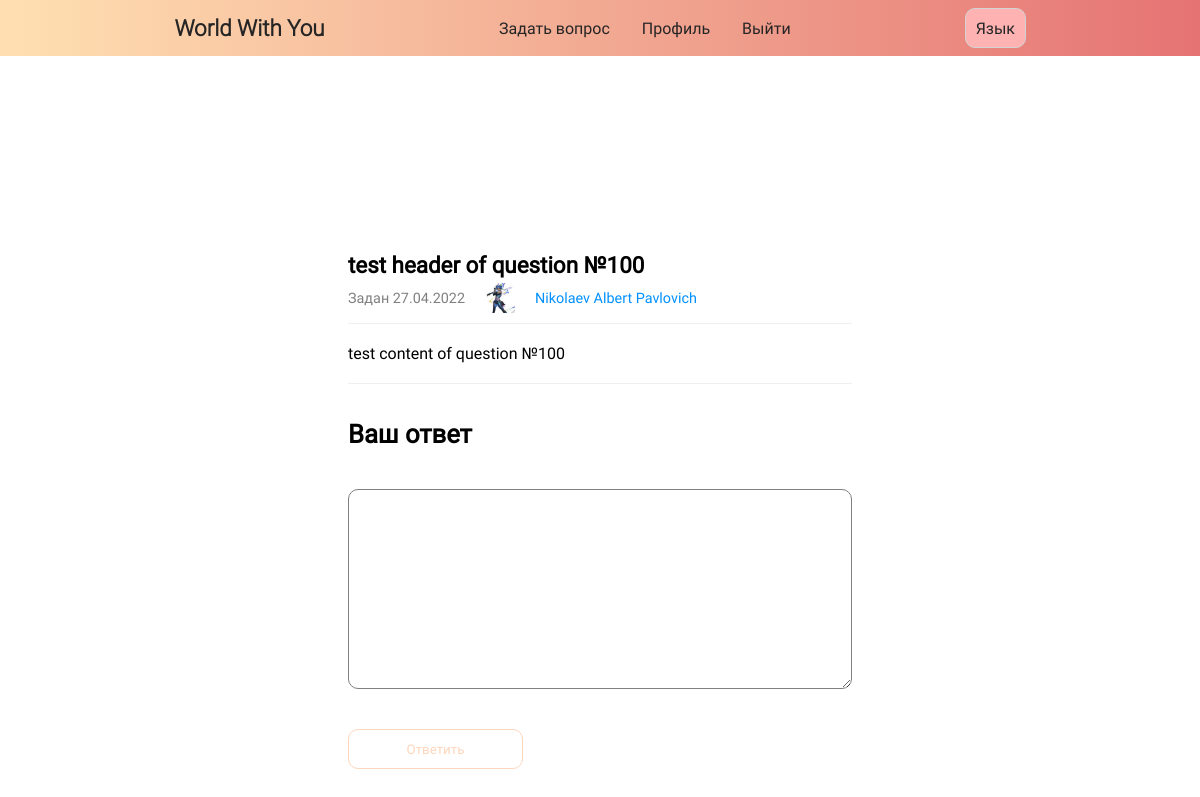
The page /homeforum/RU/100/test header of question №100 (signed in) on the database its author committed.
### data/topics.py (models this page shows)
class Topics(SqlAlchemyBase):
    __tablename__ = 'topics'
    id = sqlalchemy.Column(sqlalchemy.Integer, primary_key=True, autoincrement=True)
    header = sqlalchemy.Column(sqlalchemy.String, nullable=True)
    content = sqlalchemy.Column(sqlalchemy.String, nullable=True)
    created_at = sqlalchemy.Column(sqlalchemy.DateTime, default=datetime.datetime.now)
    user_id = sqlalchemy.Column(sqlalchemy.Integer, sqlalchemy.ForeignKey("users.id"))
    photo_id = sqlalchemy.Column(sqlalchemy.Integer, sqlalchemy.ForeignKey("photos.id"))
    user = orm.relationship('User')
    photos = orm.relationship('Photos')

### views.py (the view)
@login_required
def sometopic(id_topic, name_topic, lang=global_lang_of_site):
    global_lang_of_site = lang
    db_sess = db_session.create_session()
    topic = db_sess.query(Topics).filter(Topics.id == id_topic).first()
    user = work_with_date_users(db_sess.query(User).all())
    return render_template('topic.html', topics=topic, user=user, flag=FLAG,
                           list_lang_site=list_lang_site, lang_now=lang)

### add_to_data.py (called while the page is built)
def work_with_date_users(list_of_ex):
	slovar = {}
	for i in list_of_ex:
		slovar[i.id] = [i.surname, i.name, i.patronymic, i.ava_photo, i.email]
	return slovar

### data/db_session.py (called while the page is built)
def create_session() -> Session:
    global __factory
    return __factory()

### main.py (called while the page is built)
@login_manager.user_loader
def load_user(user_id):
    db_sess = db_session.create_session()
    return db_sess.query(User).get(user_id)

### templates/topic.html (shortened to what this page needs)
{% extends "base.html" %}
{% block links %}
<link rel="stylesheet" href="{{ url_for('static', filename='css/index.css') }}">
<link rel="stylesheet" href="{{ url_for('static', filename='topic.css')}}">
{% endblock %}
{% block content %}
<div class="topic__wrapper">
  <div class="topic__data">
    <span class="topic__header">{{topics.header}}</span>
    <div class="user__data">
      <span class="topic__datetime">{{ list_lang_site[lang_now][22] + topics.created_at.strftime(' %d.%m.%Y')}}</span>
      {% if user[topics.user_id][-2] %}
      {% else %}
      <img alt="" class="user__logo">
      {% endif %}
      <a href="{{ url_for('profil', username=user[topics.user_id][-1]) }}" class="user__link">{{ ' '.join(user[topics.user_id][:-2]) }}</a>
    </div>
  </div>
  <span class="topic__text">{{ topics.content }}</span>
  <form action="">
    <span>{{ list_lang_site[lang_now][23] }}</span>
    <textarea name=""></textarea>
    <input class="add__btn" type="submit" value={{list_lang_site[lang_now][24]}}>
  </form>
</div>
{% endblock %}

### static/css/index.css (style rules this page uses)
:root { --text: rgb(37, 37, 37); }
* { box-sizing: border-box; padding: 0; margin: 0; font-family: 'Roboto-Regular'; }
a { text-decoration: none; color: var(--text); }
body { min-height: 100vh; width: 100%; display: flex; flex-direction: column; align-items: center; }

### static/topic.css (style rules this page uses)
main .topic__wrapper { width: 60%; display: flex; align-items: flex-start; flex-direction: column; gap: 20px; }
main .topic__data { width: 100%; margin-top: 5%; display: flex; justify-content: center; text-align: start; flex-direction: column; gap: 5px; border-bottom: 1px solid #efefef; }
main .topic__data .topic__header { font-size: 1.4em; font-weight: bold; }
main .topic__data .user__data, .answers .answer .user__data { color: gray; display: flex; justify-content: flex-start; align-items: center; gap: 20px; font-size: .9em; margin-bottom: 10px; }
main .topic__data .user__data .user__link, .answers .answer .user__data .user__link { color: #0090ff; text-decoration: none; }
main .topic__data .user__data .user__logo, .answers .answer .user__data .user__logo { height: 30px; width: 30px; }
main .topic__text { width: 100%; padding-bottom: 20px; border-bottom: 1px solid #efefef; }
main form { margin-top: 3%; width: 50%; display: flex; flex-direction: column; align-items: flex-start; gap: 40px; }
main form span { font-size: 1.6em; font-weight: bold; }
main form textarea { resize: vertical; width: 200%; height: 200px; padding: 10px; outline: none; border: 1px solid gray; border-radius: 10px; }
main form .header__topic, main form textarea { font-size: 1.1em; }
.add__btn { height: 40px; width: 175px; border-radius: 10px; cursor: pointer; transition: .4s; color: #FED6BC; border: 1px solid #FED6BC; background: none; }

### rows shown on the page
Topics: header "test header of question №100", created_at "Задан 27.04.2022", content "test content of question №100"

### other values the page prints
{{ list_lang_site[lang_now][0] }} "Задать вопрос"
{{ list_lang_site[lang_now][1] }} "Профиль"
{{ list_lang_site[lang_now][2] }} "Выйти"
{{ list_lang_site[lang_now][25] }} "Язык"
{{ ' '.join(user[topics.user_id][:-2]) }} "Nikolaev Albert Pavlovich"
{{ list_lang_site[lang_now][23] }} "Ваш ответ"
